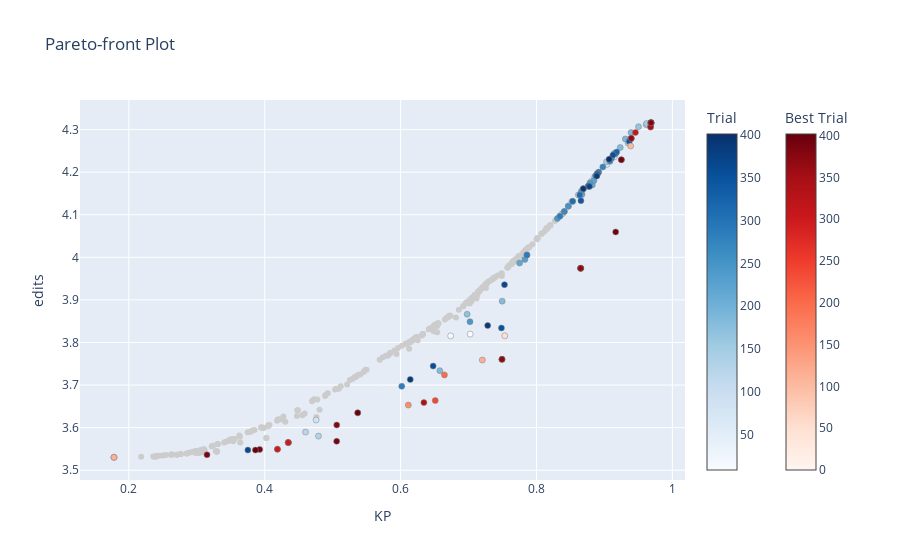
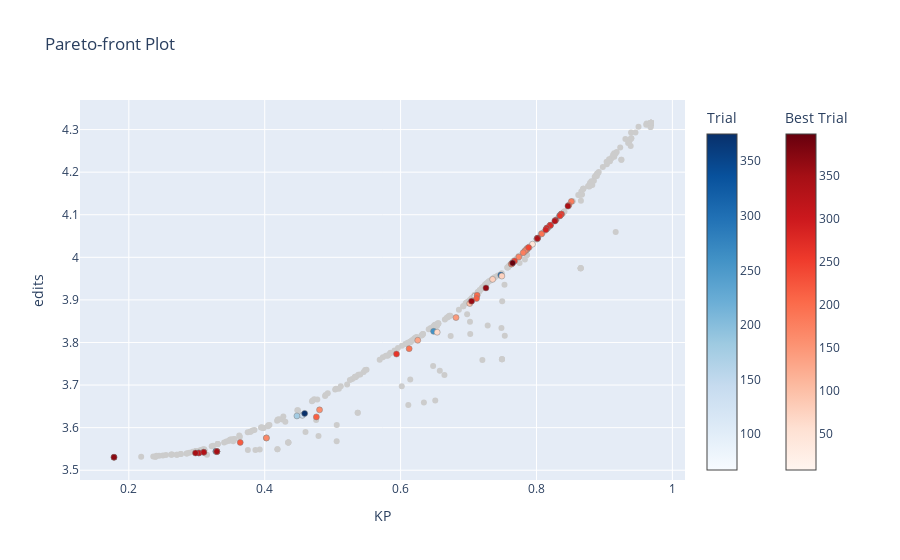
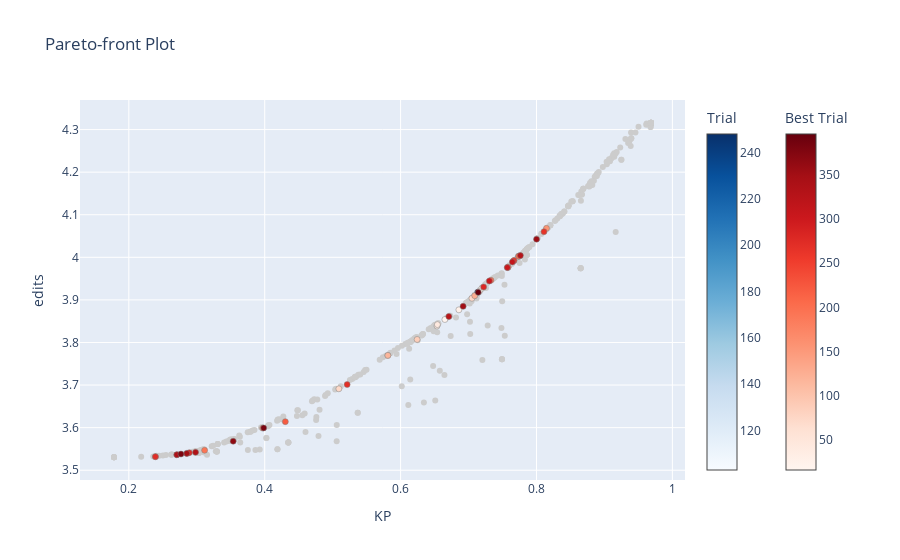
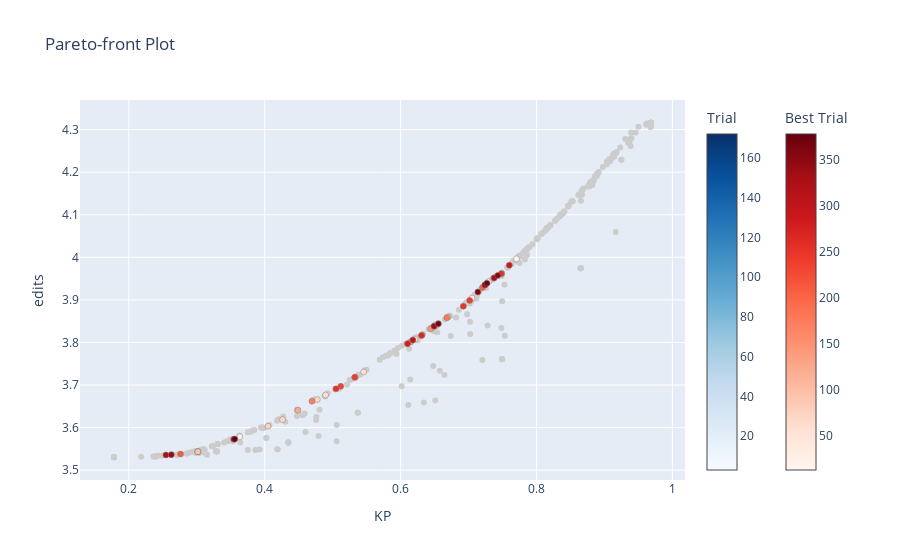

These figures' notebook cell, in order:
### Code cell
figs_dist = [optuna.visualization.plot_pareto_front(study, target_names=["KP", "edits"], constraints_func=lambda t: [-1] if t.params["max_dist"] >= n and t.params["max_dist"] < n + 0.5 else [+1]) for n in np.arange(0.0, 3.0, 0.5)]
for fig in figs_dist:
    fig.show()
